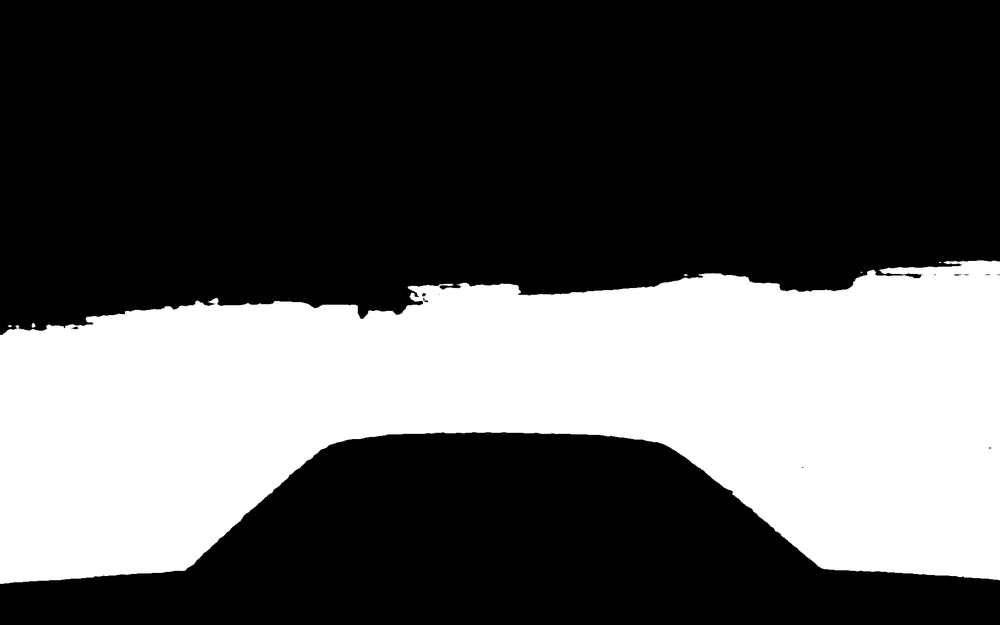
#> input picture Documents/Jelco/waypoint-generation/road_masks/mask_road_idx1_1759330846.png, 1000 x 625 px, shrunk from 1920 x 1200 before the run, found by its file name
$ python new_cl_extractor.py
#> lines starting #> are read from the running program, lines starting #| are printed output that depends on the picture; after the words box and inside, x2 and y2 are one past the last pixel; in counts of white or black regions, pixels touching at a corner belong together
import cv2
import numpy as np
import pandas as pd
import matplotlib.pyplot as plt
from scipy.ndimage import gaussian_filter1d
from skimage.morphology import remove_small_objects
import os

# --- CONFIGURATION ---
INPUT_MASK_PATH = './road_masks/mask_road_idx1_1759330846.png'
OUTPUT_DIR = 'centerline_output'
GAUSSIAN_SIGMA = 50 # Set to 50 for highly smooth centerline, as requested
DOWNSAMPLING_FACTOR = 150 # Use every Nth point to make waypoints sparser
# NEW CONFIG: Exclude the bottom percentage of the image (where the car hood is)
# Increased to 0.20 (20%) to ensure the line is clearly off the car hood
HOOD_EXCLUSION_HEIGHT_PCT = 0.30 # E.g., 0.20 means the bottom 20% of rows are ignored

# --- HELPER FUNCTIONS ---

def save_image_and_plot(data, filename, title, is_distance_map=False):
    """Saves a 2D array/image and a Matplotlib plot of the result."""
    full_path = os.path.join(OUTPUT_DIR, filename)

    data_to_save = data
    if is_distance_map and data.max() > 0:
        data_to_save = (data / data.max() * 255).astype(np.uint8)

    plt.figure(figsize=(10, 8))
    # Matplotlib will now use the default backend for display
    if data_to_save.ndim == 3:
        # Matplotlib expects RGB, OpenCV is BGR
        plt.imshow(cv2.cvtColor(data_to_save, cv2.COLOR_BGR2RGB))
    elif data_to_save.ndim == 2:
        plt.imshow(data_to_save, cmap='magma' if is_distance_map else 'gray')

    plt.title(title)
    plt.axis('off')
    plt.savefig(full_path.replace('.png', '.pdf'))
    plt.close()

    cv2.imwrite(full_path, data_to_save)
    print(f"Saved: {full_path}")


# 1. Pre-processing: Mask Refinement (Less Aggressive Filtering)
def refine_mask(mask_image):
    """Applies morphological closing and safely removes small objects."""
    # Closing operation to fill small gaps
    kernel = np.ones((7, 7), np.uint8)
    closed_mask = cv2.morphologyEx(mask_image, cv2.MORPH_CLOSE, kernel)

    boolean_mask = closed_mask > 0
    # Restored min_size=100 for safer noise removal.
    cleaned_mask = remove_small_objects(boolean_mask, min_size=100)

    refined_mask_img = (cleaned_mask * 255).astype(np.uint8)
    return refined_mask_img


# 2. Contour-based Extraction: Midpoint Averaging (Generates the full set of raw points)
def extract_centerline_midpoint(refined_mask):
    """Finds left/right boundaries and calculates centerlines as the midpoint average."""

    # Check if the mask is completely black before contour finding
    if np.all(refined_mask == 0):
        print("Warning: Refined mask is entirely empty (black).")
        return None, np.zeros_like(refined_mask, dtype=np.uint8)

    contours, _ = cv2.findContours(refined_mask, cv2.RETR_EXTERNAL, cv2.CHAIN_APPROX_NONE)
    if not contours:
        print("Warning: cv2.findContours returned no contours.")
        return None, np.zeros_like(refined_mask, dtype=np.uint8)

    main_contour = max(contours, key=cv2.contourArea)
    points = main_contour.squeeze()

    if points.ndim != 2 or points.shape[0] < 2:
        print("Warning: Main contour is too short or malformed.")
        return None, np.zeros_like(refined_mask, dtype=np.uint8)

    height = refined_mask.shape[0]
    # NOTE: This logic relies on the fact that the mask has been zeroed out below the hood line.
    min_x_at_y = np.full(height, refined_mask.shape[1])
    max_x_at_y = np.full(height, -1)

    for X, Y in points:
        min_x_at_y[Y] = min(min_x_at_y[Y], X)
        max_x_at_y[Y] = max(max_x_at_y[Y], X)

    valid_rows = np.where(min_x_at_y <= max_x_at_y)[0]

    if len(valid_rows) == 0:
        return None, np.zeros_like(refined_mask, dtype=np.uint8)

    midpoint_X = (min_x_at_y[valid_rows] + max_x_at_y[valid_rows]) / 2.0
    midpoint_Y = valid_rows.astype(np.float64)

    # Coordinates format: (X_col, Y_row) - the full set of raw midpoints
    midpoint_coords_full = np.vstack((midpoint_X, midpoint_Y)).T

    # Visualization of raw midpoints (downsampled just for display)
    midpoint_coords_vis = midpoint_coords_full[::DOWNSAMPLING_FACTOR]
    centerline_image = np.zeros_like(refined_mask, dtype=np.uint8)
    for X, Y in midpoint_coords_vis:
        cv2.circle(centerline_image, (int(X), int(Y)), 1, 255, -1)

    print(f"Midpoint Extraction: Extracted {midpoint_coords_full.shape[0]} full points. {midpoint_coords_vis.shape[0]} used for visualization.")
    # Return the full set of coordinates to ensure the Gaussian smoothing has enough data points
    return midpoint_coords_full, centerline_image


# 3. Post-processing: Gaussian Smoothing (For smooth trajectory path)
def smooth_centerline_gaussian(centerline_coords_full, mask_shape):
    """Applies a 1D Gaussian filter for simple, non-destructive smoothing."""
    if centerline_coords_full.shape[0] < 5:
        return None, None

    # Coordinates are (X_col, Y_row)
    X_raw = centerline_coords_full[:, 0]
    Y_raw = centerline_coords_full[:, 1]

    # Apply 1D Gaussian filter to both X and Y arrays independently
    X_smooth = gaussian_filter1d(X_raw, sigma=GAUSSIAN_SIGMA)
    Y_smooth = gaussian_filter1d(Y_raw, sigma=GAUSSIAN_SIGMA)

    smooth_centerline_coords = np.vstack((X_smooth, Y_smooth)).T

    final_image = np.zeros(mask_shape, dtype=np.uint8)
    return smooth_centerline_coords, final_image


# 4. Final Image Overlay Helpers

def overlay_line_on_mask(mask_image, coords, color=(255, 0, 0), thickness=2, style='line'):
    """Creates an RGB image with the mask and overlays the line/points in the specified color."""
    overlay_image = cv2.cvtColor(mask_image, cv2.COLOR_GRAY2BGR)

    if style == 'points':
        # Overlay points (used for waypoints)
        for X, Y in coords:
            cv2.circle(overlay_image, (int(X), int(Y)), 3, color, -1)
    else: # style == 'line'
        # Overlay line segments (used for smoothed path)
        for i in range(1, len(coords)):
            pt1 = (int(coords[i-1][0]), int(coords[i-1][1]))
            pt2 = (int(coords[i][0]), int(coords[i][1]))
            cv2.line(overlay_image, pt1, pt2, color, thickness)

    return overlay_image


# --- MAIN EXECUTION ---
if __name__ == '__main__':
    os.makedirs(OUTPUT_DIR, exist_ok=True)

    # Load and prepare the input mask
    if os.path.exists(INPUT_MASK_PATH):
        # Load in COLOR mode
        mask_raw = cv2.imread(INPUT_MASK_PATH, cv2.IMREAD_COLOR)
#> mask_raw is the input picture: shape (625, 1000, 3); min 0, max 255, mean 87

        if mask_raw is None:
             print(f"Error: Could not load image from {INPUT_MASK_PATH}. Please ensure the file exists and is readable.")
             exit()

        # Convert to binary
        mask_gray = cv2.cvtColor(mask_raw, cv2.COLOR_BGR2GRAY)
        # Threshold: anything with a grayscale value > 10 is considered the mask (white or green area)
        _, mask_binary = cv2.threshold(mask_gray, 10, 255, cv2.THRESH_BINARY)
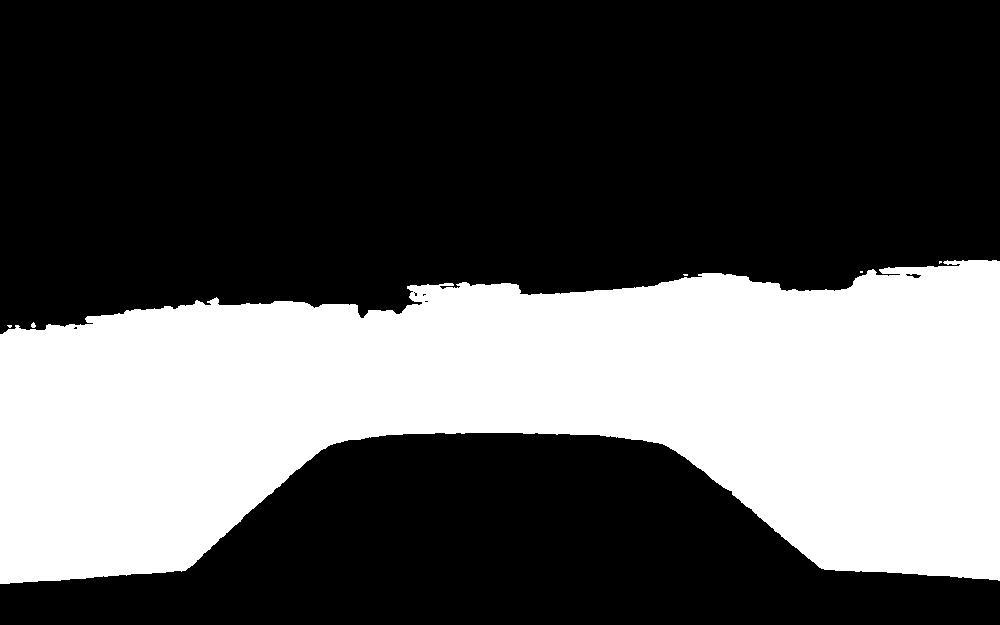
#> mask_binary: shape (625, 1000); 34.3% white; 6 white regions (4 under 20 px), largest, box (x1, y1, x2, y2) and area: (0, 260, 1000, 584) 214532, (31, 322, 36, 328) 21
    else:
        print(f"Error: Input file {INPUT_MASK_PATH} not found.")
        exit()


    # --- HOOD EXCLUSION MASKING ---
    height, width = mask_binary.shape
    # Calculate the starting row index for the exclusion zone
    exclusion_start_row = int(height * (1.0 - HOOD_EXCLUSION_HEIGHT_PCT))

    # Set the area from the exclusion_start_row down to the bottom to black (0)
    mask_binary[exclusion_start_row:, :] = 0
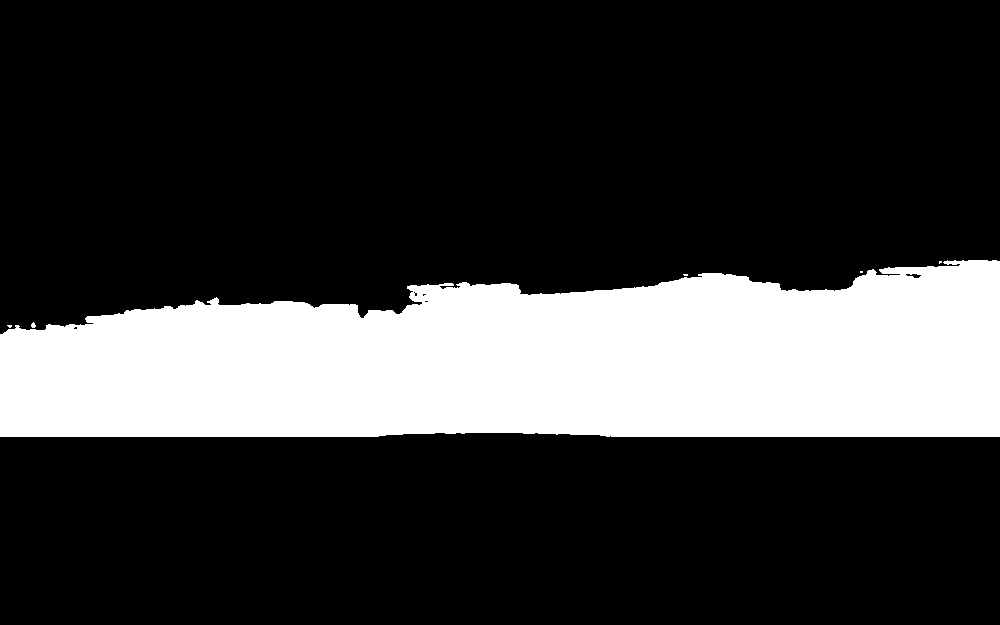
#> mask_binary: shape (625, 1000); 22.9% white; 6 white regions (4 under 20 px), largest, box (x1, y1, x2, y2) and area: (0, 260, 1000, 437) 142991, (31, 322, 36, 328) 21
    print(f"Applied hood exclusion mask: ignoring all waypoints below row {exclusion_start_row} ({HOOD_EXCLUSION_HEIGHT_PCT*100}% from bottom).")
#| Applied hood exclusion mask: ignoring all waypoints below row 437 (30.0% from bottom).


    # --- STEP 1: PRE-PROCESSING (Noise Filter - min_size=100) ---
    refined_mask = refine_mask(mask_binary)
#> in refine_mask, `closed_mask = cv2.morphologyEx(mask_image, cv2.MORPH_CLOSE, kernel)`:
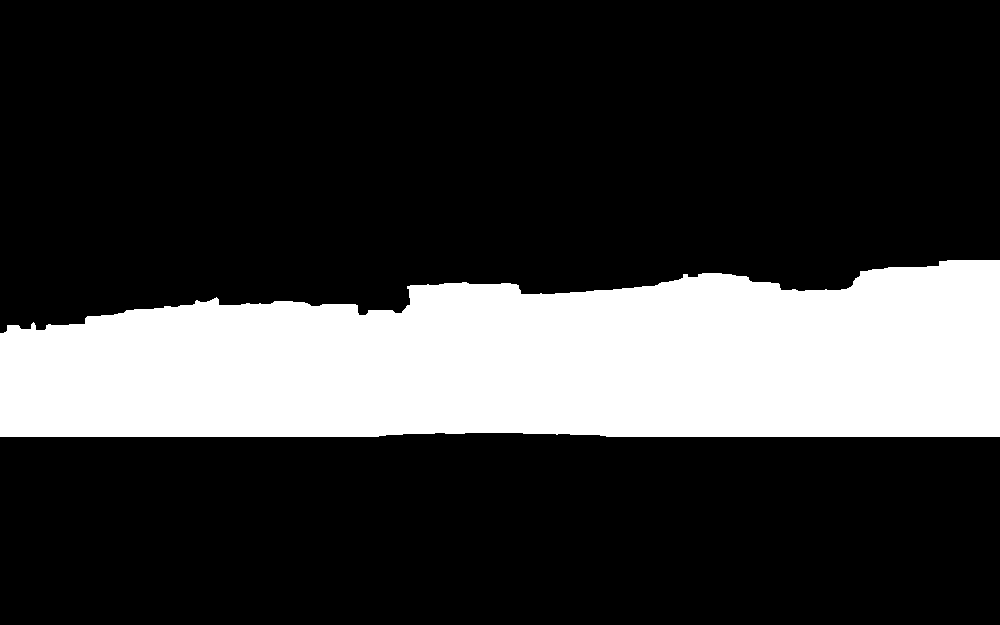
#> closed_mask: shape (625, 1000); 23% white; 1 white region, box (x1, y1, x2, y2) and area: (0, 260, 1000, 437) 143531
    save_image_and_plot(refined_mask, '01_refined_mask_final.png', 'Step 1: Refined Road Mask (Noise Filtered)')

    # --- STEP 2: EXTRACTION (Contour Midpoints - FULL RAW Waypoints) ---
    centerline_coords_full, centerline_image_raw = extract_centerline_midpoint(refined_mask)
#> in extract_centerline_midpoint, `contours, _ = cv2.findContours(refined_mask, cv2.RETR_EXTERNAL, cv2.CH..`: contours = 1 contour; box (x1, y1, x2, y2) and area: (0, 260, 1000, 437) 142344
#> in extract_centerline_midpoint, `main_contour = max(contours, key=cv2.contourArea)`: main_contour = contour of 2373 points, box (x1, y1, x2, y2) (0, 260, 1000, 437), area 142344
#> in extract_centerline_midpoint, `points = main_contour.squeeze()`: points = 2373 pairs, first value 0 to 999, second value 260 to 436
#> the loop in extract_centerline_midpoint, `for X, Y in points:` made 2373 passes
#> (X, Y) on passes 1 to 3: (947, 260), (946, 261), (945, 261)
#> after the loop in extract_centerline_midpoint, `for X, Y in points:`: max_x_at_y = 625 values, max 999 at index 260, min -1 at index 0, mean 282.2; min_x_at_y = 625 values, max 1000 at index 0, min 0 at index 333, mean 761.5
#> in extract_centerline_midpoint, `valid_rows = np.where(min_x_at_y <= max_x_at_y)[0]`: valid_rows = 177 values from 260 to 436
#> in extract_centerline_midpoint, `midpoint_X = (min_x_at_y[valid_rows] + max_x_at_y[valid_rows]) / 2.0`: midpoint_X = 177 values, max 973 at index 0, min 499.5 at index 73, mean 578.5
#> in extract_centerline_midpoint, `midpoint_Y = valid_rows.astype(np.float64)`: midpoint_Y = 177 values from 260 to 436
#> in extract_centerline_midpoint, `midpoint_coords_full = np.vstack((midpoint_X, midpoint_Y)).T`: midpoint_coords_full = 177 pairs, first value 499.5 to 973, second value 260 to 436
#> in extract_centerline_midpoint, `midpoint_coords_vis = midpoint_coords_full[::DOWNSAMPLING_FACTOR]`: midpoint_coords_vis = [[973, 260], [499.5, 410]]
#> the loop in extract_centerline_midpoint, `for X, Y in midpoint_coords_vis:` made 2 passes
#> after the loop in extract_centerline_midpoint, `for X, Y in midpoint_coords_vis:`:
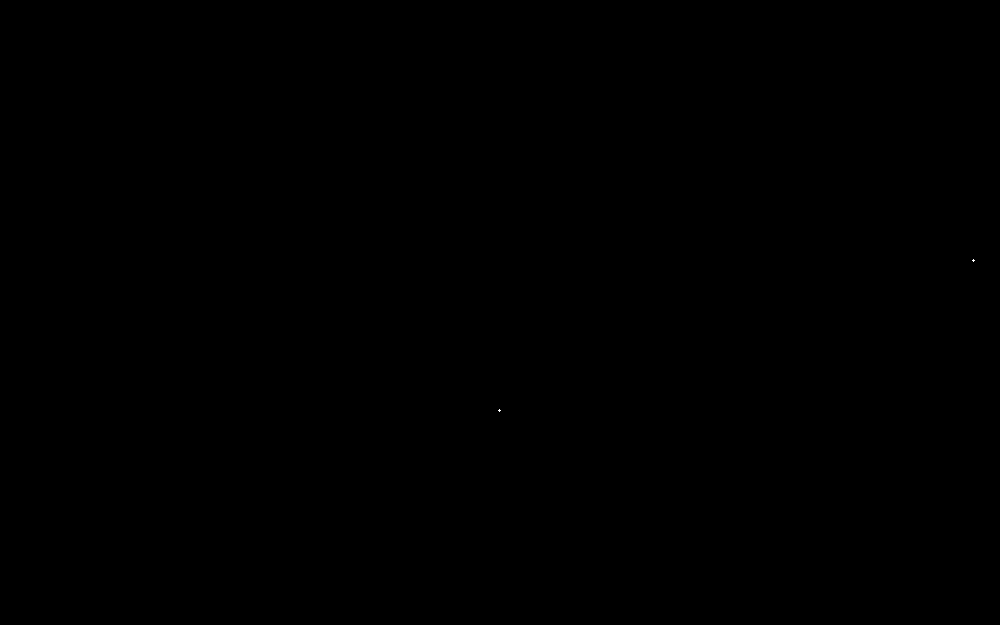
#> centerline_image: shape (625, 1000); 0% white in thin lines or dots, all inside (x1, y1, x2, y2) = (498, 259, 975, 412)
#| Midpoint Extraction: Extracted 177 full points. 2 used for visualization.
#> centerline_coords_full has the same summary as midpoint_coords_full in extract_centerline_midpoint
    save_image_and_plot(centerline_image_raw, '02_extracted_midpoints_raw_downsampled_vis.png', 'Step 2: Raw Waypoints (Midpoints - Downsampled Visualization)')

    if centerline_coords_full is not None:

        # --- STEP 3: POST-PROCESSING (Gaussian Smoothing - To define the smooth trajectory) ---
        smooth_coords, final_image_smooth_placeholder = smooth_centerline_gaussian(centerline_coords_full, mask_binary.shape)
#> in smooth_centerline_gaussian, `X_raw = centerline_coords_full[:, 0]`: X_raw has the same summary as midpoint_X in extract_centerline_midpoint
#> in smooth_centerline_gaussian, `Y_raw = centerline_coords_full[:, 1]`: Y_raw = 177 values from 260 to 436
#> in smooth_centerline_gaussian, `X_smooth = gaussian_filter1d(X_raw, sigma=GAUSSIAN_SIGMA)`: X_smooth = 177 values, max 699.5 at index 0, min 502 at index 176, mean 578.5
#> in smooth_centerline_gaussian, `Y_smooth = gaussian_filter1d(Y_raw, sigma=GAUSSIAN_SIGMA)`: Y_smooth = 177 values from 299.4 to 396.6
#> in smooth_centerline_gaussian, `smooth_centerline_coords = np.vstack((X_smooth, Y_smooth)).T`: smooth_centerline_coords = 177 pairs, first value 502 to 699.5, second value 299.4 to 396.6
#> final_image_smooth_placeholder: shape (625, 1000); every value is 0
#> smooth_coords has the same summary as smooth_centerline_coords in smooth_centerline_gaussian

        if smooth_coords is not None:

            # --- CRITICAL: FILTER OUT SMOOTHED POINTS THAT FELL INTO THE EXCLUDED AREA ---
            # Even though the raw points respected the exclusion, Gaussian smoothing can interpolate
            # points back down into the masked-out area near the exclusion boundary.
            valid_smooth_indices = smooth_coords[:, 1] < exclusion_start_row
            smooth_coords_filtered = smooth_coords[valid_smooth_indices]
#> smooth_coords_filtered has the same summary as smooth_centerline_coords in smooth_centerline_gaussian

            if len(smooth_coords_filtered) < 5:
                print("\n❌ Pipeline stopped: Smoothed coordinates were completely filtered out by hood exclusion.")
                exit()

            # Downsample the SMOOTHED and FILTERED coordinates for the final waypoints
            centerline_coords_smooth_downsampled = smooth_coords_filtered[::DOWNSAMPLING_FACTOR]
#> centerline_coords_smooth_downsampled = [[699.5, 299.4], [504.9, 391.2]]

            # Save the smoothed and downsampled coordinates as the final waypoints
            df_coords_smooth = pd.DataFrame(centerline_coords_smooth_downsampled, columns=['x_col', 'y_row'])
#> df_coords_smooth = table of 2 rows and 2 columns
            coords_path_smooth = os.path.join(OUTPUT_DIR, '02_waypoint_smooth_downsampled.csv')
            df_coords_smooth.to_csv(coords_path_smooth, index=False)
            print(f"Saved smoothed and downsampled waypoints to {coords_path_smooth}")

            # Save the full smoothed coordinates (high resolution for continuous path display)
            df_coords_full_smooth = pd.DataFrame(smooth_coords_filtered, columns=['x_col', 'y_row']) # Use the FILTERED coords
#> df_coords_full_smooth = table of 177 rows and 2 columns
            coords_path_full_smooth = os.path.join(OUTPUT_DIR, '03_final_smooth_centerline_full.csv')
            df_coords_full_smooth.to_csv(coords_path_full_smooth, index=False)
            print(f"Saved full smoothed centerline coordinates (high resolution) to {coords_path_full_smooth}")

            # --- STEP 4: OVERLAY VISUALIZATION ---

            # 4a: Overlay SMOOTHED Downsampled Waypoints (Green Dots)
            GREEN = (0, 255, 0)
            overlay_waypoints = overlay_line_on_mask(refined_mask, centerline_coords_smooth_downsampled, color=GREEN, style='points')
#> the loop in overlay_line_on_mask, `for X, Y in coords:` made 2 passes
            save_image_and_plot(overlay_waypoints, '04a_mask_with_smooth_waypoints_downsampled_overlay.png', f'Step 4a: Smoothed Waypoints Overlay (Green Dots - Downsampled by {DOWNSAMPLING_FACTOR}, Sigma={GAUSSIAN_SIGMA})')

            # 4b: Overlay SMOOTHED Line (Blue Line) - This is the continuous line path
            BLUE = (255, 0, 0)
            overlay_smooth_line = overlay_line_on_mask(refined_mask, smooth_coords_filtered, color=BLUE, style='line') # Use the FILTERED coords
#> call 2 of overlay_line_on_mask, with coords = array of shape (177, 2), color = (255, 0, 0), thickness = 2, style = 'line'
#> the loop in overlay_line_on_mask (call 2), `for i in range(1, len(coords)):` made 176 passes
#> (pt1, pt2) on passes 4, 7, 9: ((699, 299), (698, 299)), ((698, 299), (697, 299)), ((697, 299), (696, 300))
#> after the loop in overlay_line_on_mask (call 2), `for i in range(1, len(coords)):`:
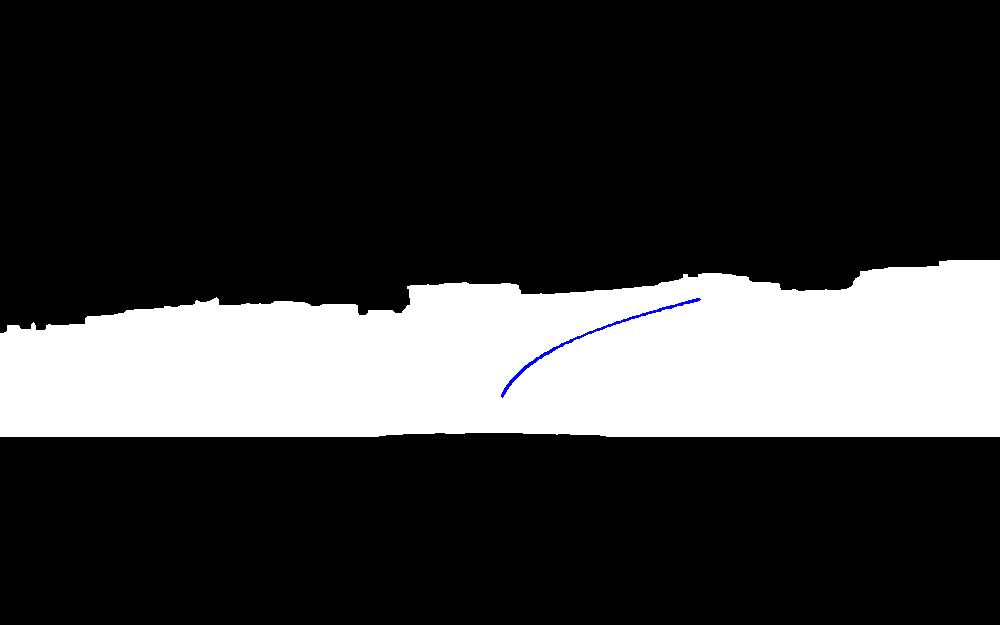
#> overlay_image: shape (625, 1000, 3); mean B, G, R 58.6, 58.3, 58.3
            save_image_and_plot(overlay_smooth_line, '04b_mask_with_smooth_centerline_overlay_smoother.png', f'Step 4b: Smoothed Line Overlay (Blue Line - Sigma={GAUSSIAN_SIGMA})')

            print("\n✅ Pipeline complete. Waypoints are now generated from the smoothed line.")
        else:
            print("\n❌ Pipeline stopped: Gaussian smoothing failed.")
    else:
        print("\n❌ Pipeline stopped: Contour extraction failed.")
